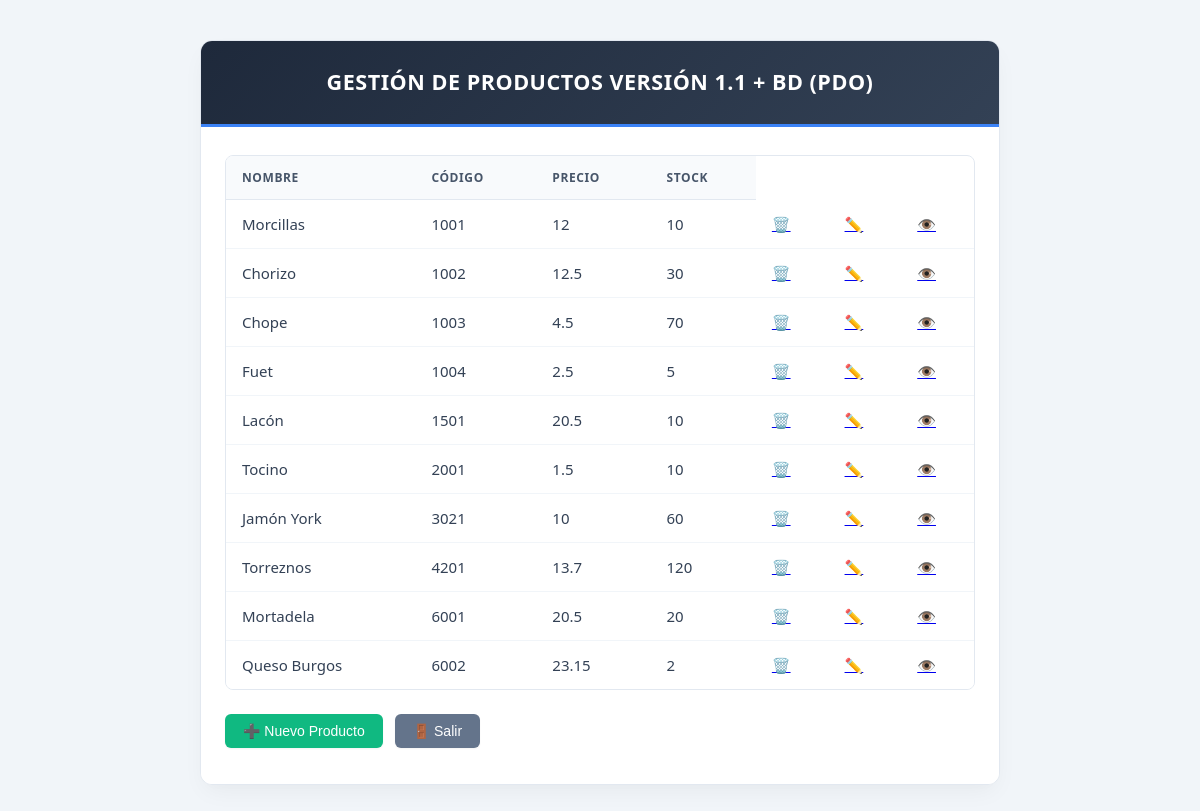
/crud-usuariosPDO/index.php, run on the app's committed database.
### tables this page shows
CREATE TABLE `Productos` (
  `codigo` int(4) NOT NULL,
  `nombre` varchar(30) NOT NULL,
  `stock` int(5) NOT NULL,
  `stock_min` int(5) NOT NULL,
  `precio` float NOT NULL
);

### crud-usuariosPDO/index.php (called while the page is built, shortened)
<?php
include_once 'app/dat/AccesoDatos.php';
include_once 'app/funciones.php';
$contenido="";
$contenido .= mostrarDatos();
include_once "app/layout/principal.php";

### crud-usuariosPDO/app/dat/AccesoDatos.php (called while the page is built, shortened)
<?php
include_once "app/dat/Producto.php";
class AccesoDatos {
    private static $modelo = null;
    private $dbh = null;
    public static function getModelo(){
        if (self::$modelo == null){
            self::$modelo = new AccesoDatos();
        }
        return self::$modelo;
    }
    private function __construct(){
        try {
            $dsn = "mysql:host=".SERVER_DB.";port=".DB_PORT.";dbname=".DATABASE.";charset=utf8";
            $this->dbh = new PDO($dsn,DB_USER,DB_PASSWD);
            $this->dbh->setAttribute(PDO::ATTR_ERRMODE, PDO::ERRMODE_EXCEPTION);
        } catch (PDOException $e){
            echo "Error de conexión ".$e->getMessage();
            exit();
        }
    }
    public function getProductos ():array {
        $tproducto = [];
        $stmt_productos  = $this->dbh->prepare("select * from Productos");
        $stmt_productos->setFetchMode(PDO::FETCH_CLASS, 'Producto');
        if ( $stmt_productos->execute() ){
            while ( $producto = $stmt_productos->fetch()){
               $tproducto[]= $producto;
            }
        }
        return $tproducto;
    }
}

### crud-usuariosPDO/app/dat/Producto.php (called while the page is built, shortened)
<?php
class Producto
{
    public function __get($atributo){
        if(property_exists($this, $atributo)) {
            return $this->$atributo;
        }
    }
}

### crud-usuariosPDO/app/funciones.php (the view, shortened to what this page needs)
<?php
function mostrarDatos (){
    $titulos = [ "Nombre","Código","Precio","Stock"];
    $msg = "<table>\n";
    $msg .= "<tr>";
    for ($j=0; $j < count($titulos); $j++){
        $msg .= "<th>$titulos[$j]</th>";
    }
    $msg .= "</tr>";
    $auto = $_SERVER['PHP_SELF'];
    $db = AccesoDatos::getModelo();
    $tproducto = $db->getProductos();
    foreach ($tproducto as $producto) {
        $msg .= "<tr>";
        $msg .= "<td>$producto->nombre</td>";
        $msg .= "<td>$producto->codigo</td>";
        $msg .= "<td>$producto->precio</td>";
        $msg .= "<td>$producto->stock</td>";
        $msg .="<td><a href=\"#\" onclick=\"confirmarBorrar('$producto->nombre','$producto->codigo');\" >🗑️</a></td>\n";
        $msg .="<td><a href=\"".$auto."?orden=Modificar&id=$producto->codigo\">✏️</a></td>\n";
        $msg .="<td><a href=\"".$auto."?orden=Detalles&id=$producto->codigo\" >👁️</a></td>\n";
        $msg .="</tr>\n";
    }
    $msg .= "</table>";
    return $msg;
}

### crud-usuariosPDO/app/layout/principal.php (shortened to what this page needs)
<!DOCTYPE html>
<html>
<head>
<link href="web/default.css" rel="stylesheet" type="text/css" />
</head>
<body>
<div id="container" >
<div id="header">
<h1>GESTIÓN DE PRODUCTOS versión 1.1 + BD (PDO)</h1>
</div>
<div id="content">
<?= $contenido ?>
<form>
<button name="orden" value="Nuevo"> ➕ Nuevo Producto </button>
<button name="orden" value="Terminar"> 🚪 Salir </button>
</form>
</div>
</div>
</body>

### crud-usuariosPDO/web/default.css (style rules this page uses)
* { box-sizing: border-box; }
body { background-color: #f1f5f9; font-family: system-ui, -apple-system, BlinkMacSystemFont, 'Segoe UI', Roboto, Oxygen, Ubuntu, Cantarell, sans-serif; font-size: 15px; color: #334155; line-height: 1.6; margin: 0; padding: 40px 15px; display: flex; justify-content: center; align-items: flex-start; min-height: 100vh; }
#container { margin: 0 auto; width: 100% !important; max-width: 800px; background: #ffffff; border-radius: 12px; border: 1px solid #e2e8f0; box-shadow: 0 10px 25px -5px rgba(0, 0, 0, 0.05), 0 8px 10px -6px rgba(0, 0, 0, 0.01); overflow: hidden; }
#header { background: linear-gradient(135deg, #1e293b, #334155); text-align: center; padding: 24px 20px; color: #ffffff; border-bottom: 3px solid #3b82f6; }
#header h1 { font-size: 1.35rem; font-weight: 700; letter-spacing: 0.5px; margin: 0; text-transform: uppercase; }
#content { background: #ffffff; padding: 28px 24px; }
table { width: 100%; border-collapse: separate; border-spacing: 0; margin-bottom: 24px; border: 1px solid #e2e8f0; border-radius: 8px; overflow: hidden; }
th { background-color: #f8fafc; color: #475569; font-weight: 600; text-transform: uppercase; font-size: 0.75rem; letter-spacing: 0.05em; padding: 12px 16px; border-bottom: 1px solid #e2e8f0; text-align: left; }
td { padding: 12px 16px; border-bottom: 1px solid #f1f5f9; color: #334155; background-color: #ffffff; }
tr:last-child td { border-bottom: none; }
button, input[type="submit"] { display: inline-flex; align-items: center; justify-content: center; padding: 9px 18px; font-size: 0.875rem; font-weight: 500; border-radius: 6px; border: none; cursor: pointer; transition: all 0.15s ease-in-out; margin-right: 8px; margin-bottom: 8px; background-color: #2563eb; color: #ffffff; box-shadow: 0 1px 2px 0 rgba(0, 0, 0, 0.05); }
button[value="Nuevo"], input[value="Nuevo"] { background-color: #10b981; }
button[value="Terminar"], button[value="Volver"], input[value="Volver"] { background-color: #64748b; }

### data on the page
productos: nombre "Morcillas", codigo "1001", precio "12", stock "10"
productos: nombre "Chorizo", codigo "1002", precio "12.5", stock "30"
productos: nombre "Chope", codigo "1003", precio "4.5", stock "70"
productos: nombre "Fuet", codigo "1004", precio "2.5", stock "5"
productos: nombre "Lacón", codigo "1501", precio "20.5", stock "10"
productos: nombre "Tocino", codigo "2001", precio "1.5", stock "10"
productos: nombre "Jamón York", codigo "3021", precio "10", stock "60"
productos: nombre "Torreznos", codigo "4201", precio "13.7", stock "120"
productos: nombre "Mortadela", codigo "6001", precio "20.5", stock "20"
productos: nombre "Queso Burgos", codigo "6002", precio "23.15", stock "2"

### other printed values
$titulos[$j] "NOMBRE"
$titulos[$j] "CÓDIGO"
$titulos[$j] "PRECIO"
$titulos[$j] "STOCK"
